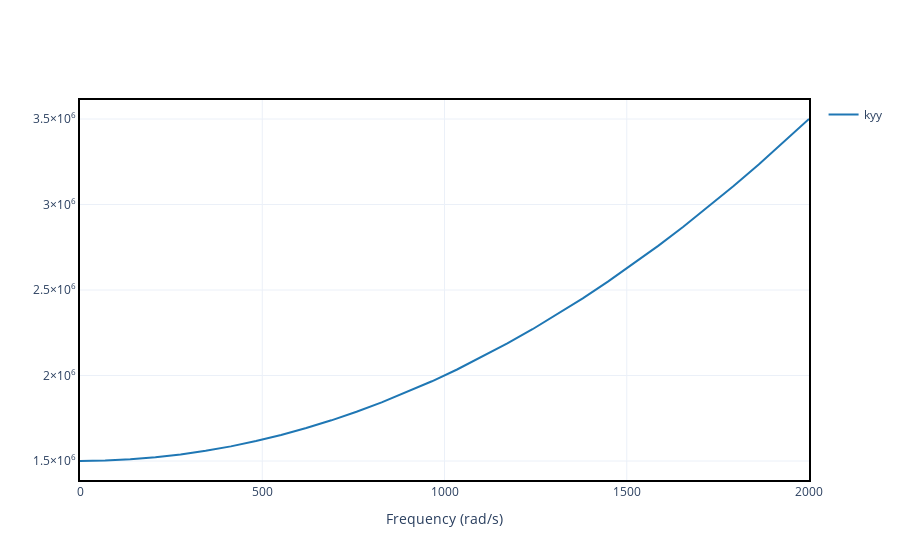

Here is the notebook cell this chart was saved with:
### Markdown cell above
#### 4.1.4 Visualizing coefficients graphically

If you want to visualize how the coefficients varies with speed, you can select a specific coefficient and use the `.plot()` method.

Let's return to the example done in **4.1.2** and check how $k_{yy}$ and $c_{yy}$ varies. You can check for all the 8 dynamic coefficients as you like.

### Code cell
bearing2.plot('kyy')

### Figure 1 — Plotly figure (JSON) as saved in the notebook; plotly's stock layout.template omitted (floating-point values rounded to 4 significant figures)
{"data": [{"hovertemplate": "Frequency (rad/s): %{x:.2f}<br> Coefficient (N/m): %{y:.3e}", "mode": "lines", "name": "kyy", "showlegend": true, "type": "scatter", "x": [0.0, 68.97, 137.9, 206.9, 275.9, 344.8, 413.8, 482.8, 551.7, 620.7, 689.7, 758.6, 827.6, 896.6, 965.5, 1034.0, 1103.0, 1172.0, 1241.0, 1310.0, 1379.0, 1448.0, 1517.0, 1586.0, 1655.0, 1724.0, 1793.0, 1862.0, 1931.0, 2000.0], "y": [1500000.0, 1502000.0, 1510000.0, 1521000.0, 1538000.0, 1559000.0, 1586000.0, 1617000.0, 1652000.0, 1693000.0, 1738000.0, 1788000.0, 1842000.0, 1902000.0, 1966000.0, 2035000.0, 2109000.0, 2187000.0, 2271000.0, 2359000.0, 2451000.0, 2549000.0, 2651000.0, 2758000.0, 2870000.0, 2986000.0, 3108000.0, 3234000.0, 3364000.0, 3500000.0]}], "layout": {"xaxis": {"title": {"text": "Frequency (rad/s)"}}, "yaxis": {"exponentformat": "power"}}}
